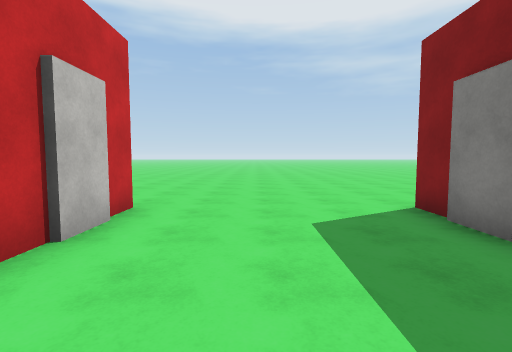
[1] (above)

24 first-person views from a walk through a scene from a Unity 3-D project. The camera is 1.5 m above the floor, tilts 4° down and sees 85° across. The floor is counted in squares, 1.67 m on a side. Each view is taken from the middle of a square. On the plan, view 1 faces up. The plan holds only what a view shows up to about 11 squares ahead; the rest is blank. The place goes on beyond the plan. The player character is not drawn. Surface patterns are stand-ins for the level's own textures.

[2]
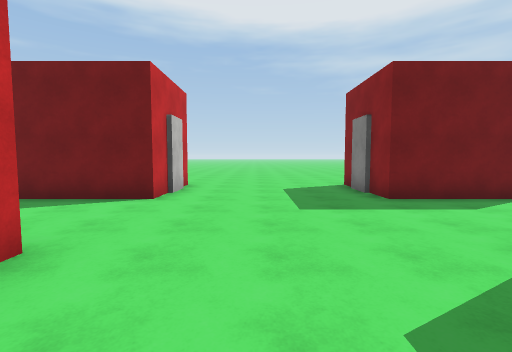

[3]
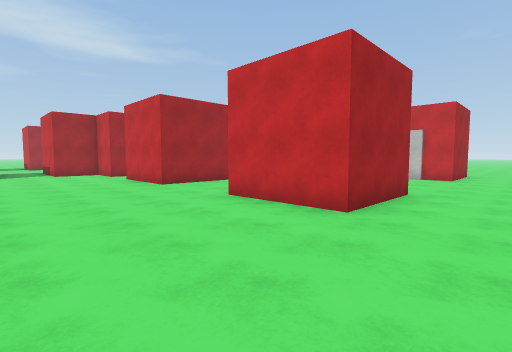

[4]
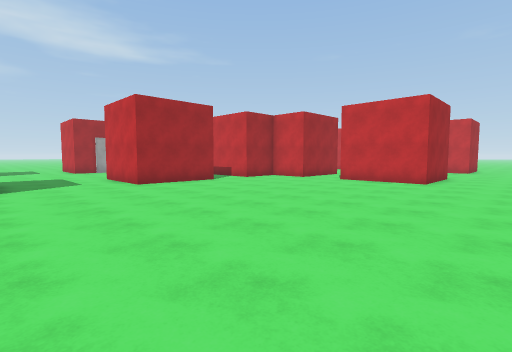

[5]
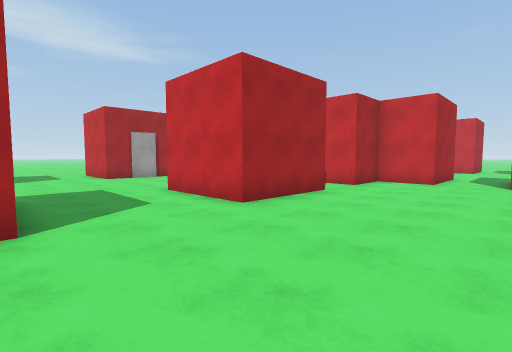

[6]
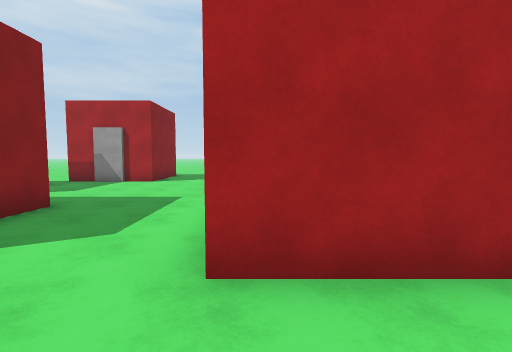

[7]
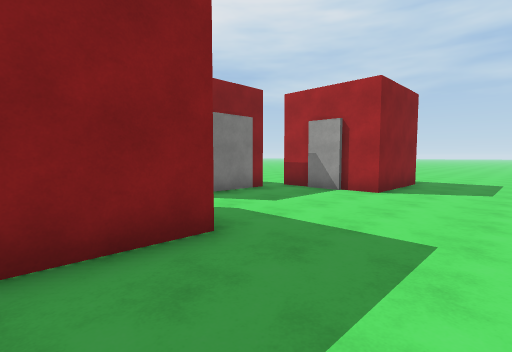

[8]
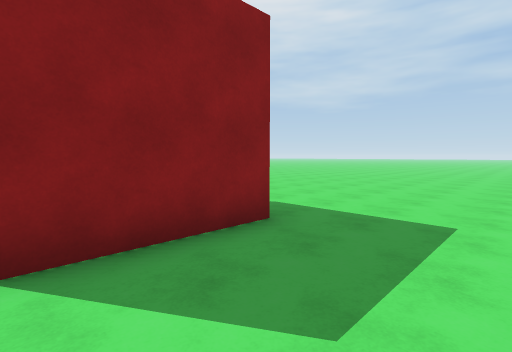

[9]
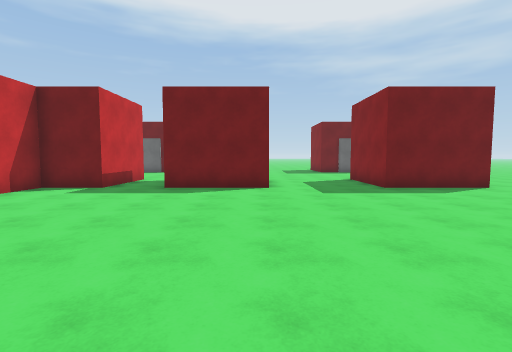

[10]
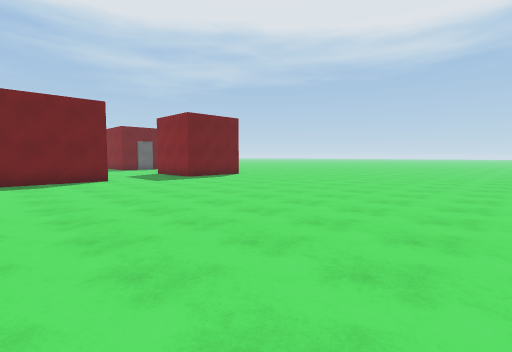

[11]
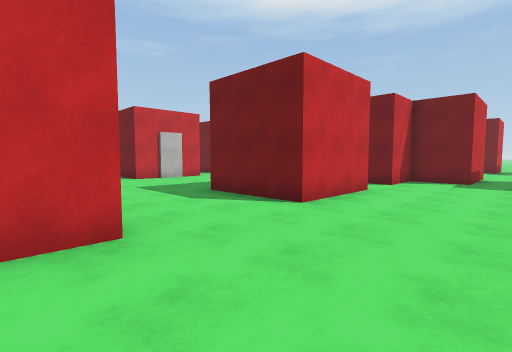

[12]
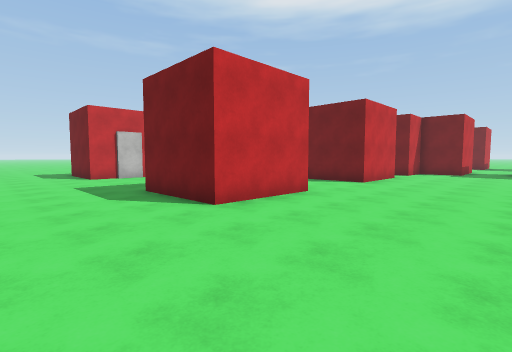

[13]
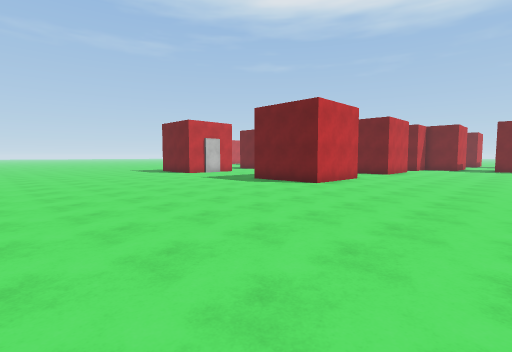

[14]
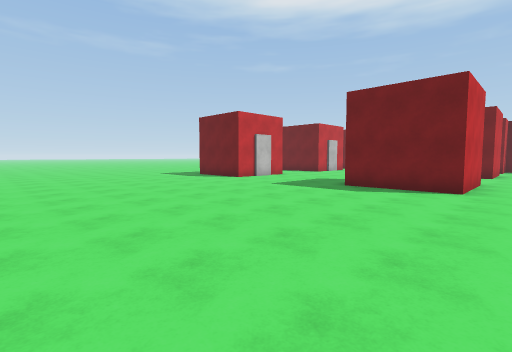

[15]
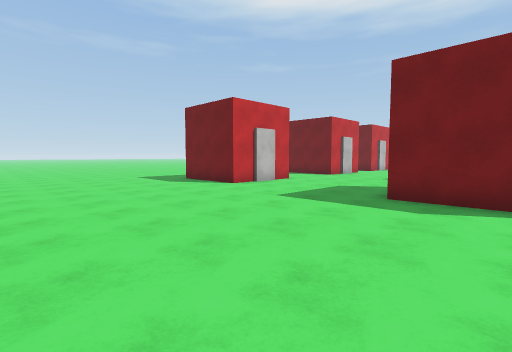

[16]
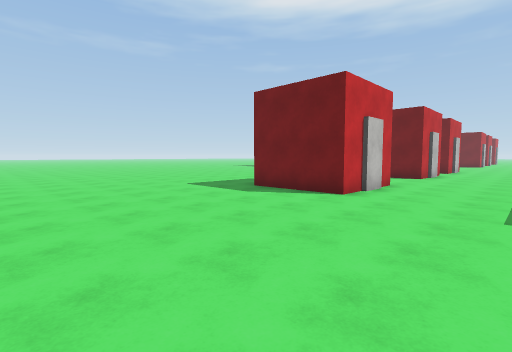

[17]
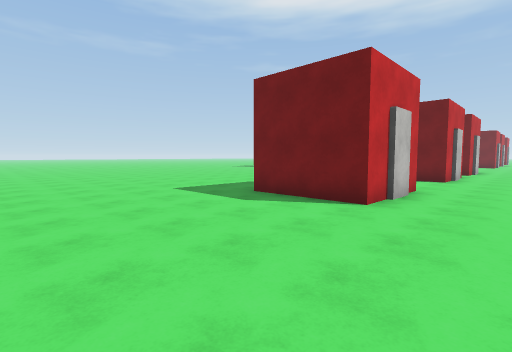

[18]
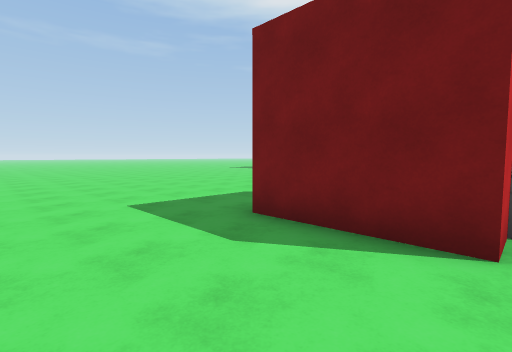

[19]
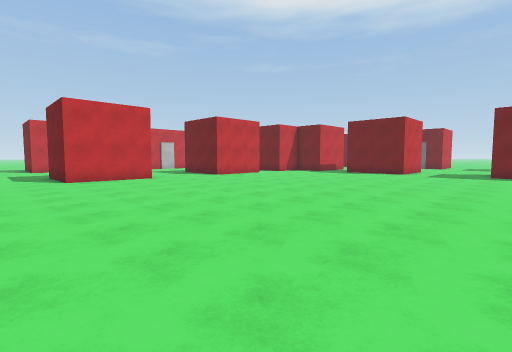

[20]
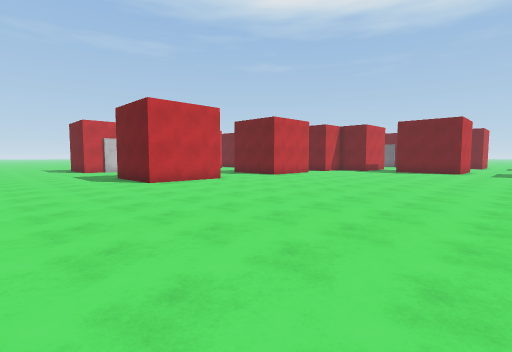

[21]
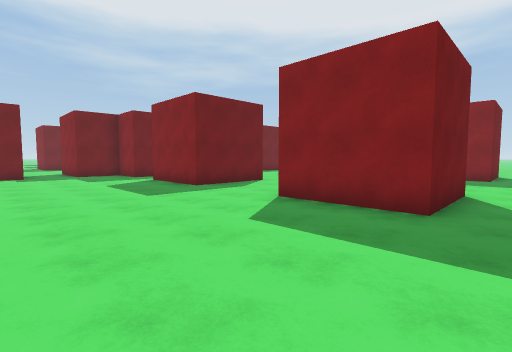

[22]
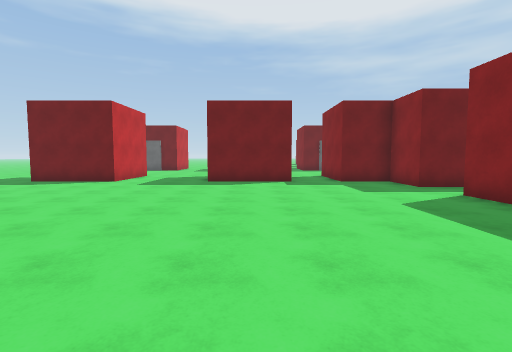

[23]
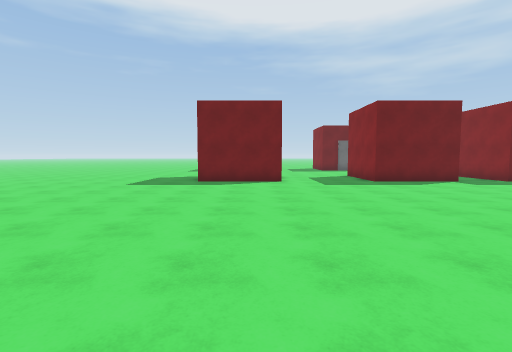

[24]
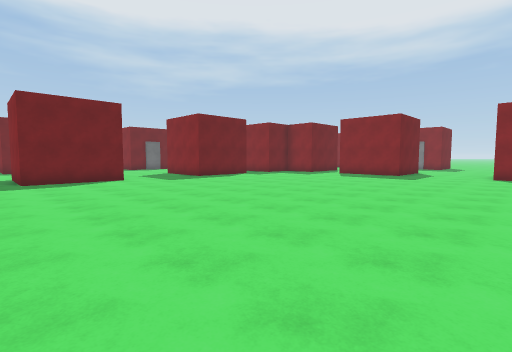

### Floor plan
Points are (right, up) in squares from view 1. A wall is a line through its corners. A room is listed if a view was taken in it or the views show most of it. See-through windows are left out.
Room 1 (views 1, 2, 7, 8, 9, 10, 11, 12, 13, 14, 15, 16, 17, 18, 19, 20, 21, 22, 23, 24)
walls: (-2.2, -24.5) (-2.2, -25.5) (-5.2, -25.5) (-5.2, -22.5); (-3.8, -20.8) (-5.2, -20.8) (-5.2, -19) (-6.9, -19) (-6.9, -17.9); (-2.2, -28.9) (-2.2, -31.9) (-5.2, -31.9) (-5.2, -28.9); (5.8, -22.5) (5.8, -25.5) (2.8, -25.5); (5.8, -28.9) (5.8, -31.9) (2.8, -31.9) (2.8, -31.1); (-8.6, -19) (-11.7, -19) (-11.7, -18); (7.6, -16) (7.6, -19) (5.8, -19) (5.8, -20.8) (5, -20.8); (12.5, -19) (9.4, -19); (-15.1, -18) (-15.1, -19) (-18.1, -19) (-18.1, -16); (7.6, -8) (7.6, -9.1); (2.8, -6.2) (5.8, -6.2); (17.5, -19) (15.7, -19) (15.7, -16) (16.5, -16); (12.4, -8) (12.4, -11); (15.7, -11.1) (15.7, -9); (2.9, -1.4) (5.8, -1.4); (5.5, 1.9) (2.8, 1.9) (2.8, 2.5); (2.8, 4) (2.8, 4.9); (-2.2, 4.9) (-2.2, 1.9)
ways out: opening at (-1, 0) to room 2; opening at (1, 5.8) to room 2; opening at (5, -5) to room 2; opening at (6.3, 0) to room 2; opening at (8, -8) to room 2; opening at (14, -8) to room 2
objects: other object (3, 3); other object (17, -16)
Room 2 (views 3, 4, 5, 6)
walls: (-2.2, 1.9) (-5.1, 1.9); (-3.5, 4.9) (-2.2, 4.9); (2.8, 4.9) (5.8, 4.9) (5.8, 1.9); (5.8, -1.4) (5.8, -4.5); (5.8, -6.2) (5.8, -8) (7.6, -8); (9.2, -8) (12.4, -8)
ways out: opening at (-1, 0) to room 1; opening at (1, 5.8) to room 1; opening at (5, -5) to room 1; opening at (6.3, 0) to room 1; opening at (8, -8) to room 1; opening at (14, -8) to room 1

Positions as (right, up) in squares from view 1, and headings:
1: (0, 0), facing up
2: (0, -4), facing up
3: (10, 7), facing down-left
4: (16, 1), facing down-left
5: (16, -4), facing down-left
6: (12, -6), facing down
7: (13, -9), facing down-right
8: (13, -16), facing down-right
9: (12, -27), facing up
10: (9, -30), facing up-right
11: (9, -30), facing up-left
12: (10, -35), facing up-left
13: (11, -40), facing up-left
14: (7, -40), facing up-left
15: (5, -38), facing up-left
16: (1, -38), facing up-left
17: (0, -37), facing up-left
18: (-2, -35), facing up-left
19: (17, -34), facing up-left
20: (15, -36), facing up-left
21: (-10, -33), facing up-right
22: (-10, -29), facing up
23: (-16, -29), facing up
24: (-19, -30), facing up-right
